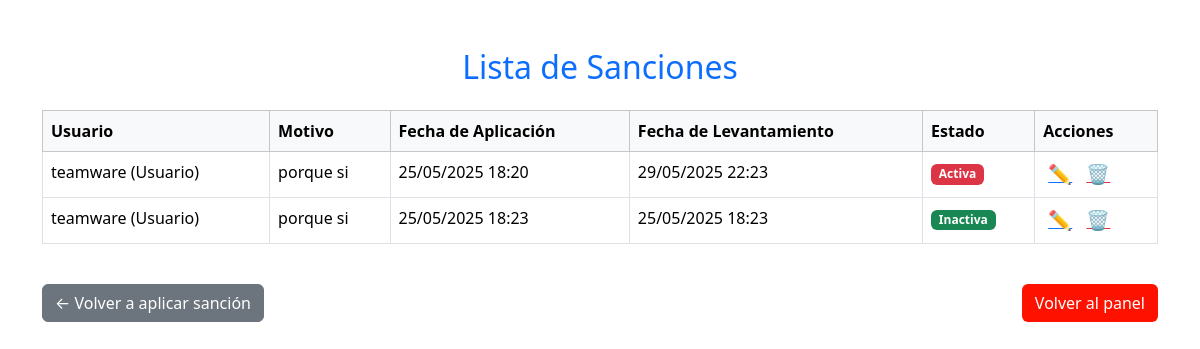
The page /admin-panel/sanciones/ver/ on the database as committed earlier.
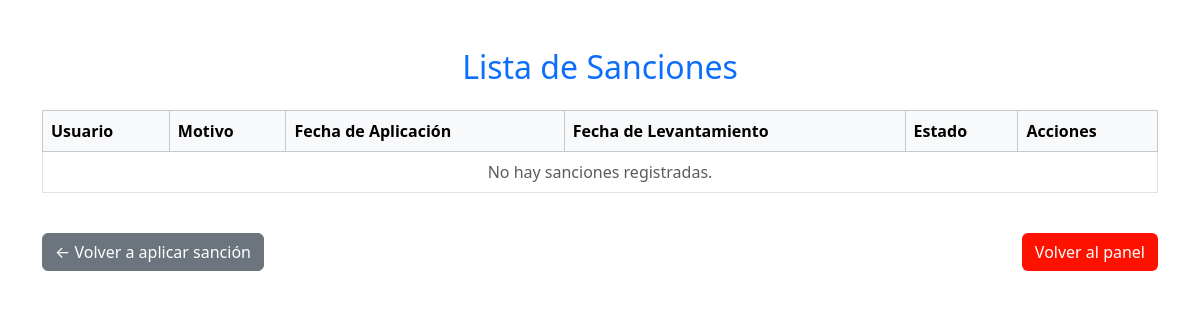
The same page on the database as committed later.
### sistema/models.py (models this page shows, shortened)
class Sancion(models.Model):
    usuario = models.ForeignKey('Usuario', on_delete=models.CASCADE, related_name='sanciones')
    motivo = models.CharField(max_length=200)
    fecha_aplicacion = models.DateTimeField(auto_now_add=True)
    fecha_levantamiento = models.DateTimeField(null=True, blank=True)
    @property
    def esta_activa(self):
        if self.fecha_levantamiento is None:
            return True
        return self.fecha_levantamiento > timezone.now()

class Usuario(AbstractUser): #Usuario: TeamWare Contraseña: alejo123
    ROL_CHOICES = [
        ('admin', 'Administrador'),
        ('usuario', 'Usuario'),
    ]
    rol = models.CharField(max_length=20, choices=ROL_CHOICES, default='usuario')
    def __str__(self):
        return f"{self.username} ({self.get_rol_display()})"

### sistema/views.py (the view)
# urls.py: path('admin-panel/sanciones/ver/', views.ver_sanciones, name='ver_sanciones'),
def ver_sanciones(request):
    sanciones = Sancion.objects.select_related('usuario').all()
    return render(request, 'ver_sanciones.html', {'sanciones': sanciones})

### sistema/templates/ver_sanciones.html (shortened to what this page needs)
<!DOCTYPE html>
<html lang="es">
<head>
    <link href="https://cdn.jsdelivr.net/npm/bootstrap@5.3.3/dist/css/bootstrap.min.css" rel="stylesheet">
</head>
<body>
    <div class="container mt-5">
        <h2 class="text-center text-primary mb-4">Lista de Sanciones</h2>
        <div class="table-responsive">
            <table class="table table-bordered table-hover bg-white">
                <thead class="table-light">
                    <tr>
                        <th>Usuario</th>
                        <th>Motivo</th>
                        <th>Fecha de Aplicación</th>
                        <th>Fecha de Levantamiento</th>
                        <th>Estado</th>
                        <th>Acciones</th>
                    </tr>
                </thead>
                <tbody>
                    {% for sancion in sanciones %}
                    <tr>
                        <td>{{ sancion.usuario }}</td>
                        <td>{{ sancion.motivo }}</td>
                        <td>{{ sancion.fecha_aplicacion|date:"d/m/Y H:i" }}</td>
                        <td>
                            {% if sancion.fecha_levantamiento %}
                                {{ sancion.fecha_levantamiento|date:"d/m/Y H:i" }}
                            {% else %}
                                Indefinida
                            {% endif %}
                        </td>
                        <td>
                            {% if sancion.esta_activa %}
                                <span class="badge text-bg-danger">Activa</span>
                            {% else %}
                                <span class="badge text-bg-success">Inactiva</span>
                            {% endif %}
                        </td>
                        <td>
                            <a href="{% url 'editar_sancion' sancion.id %}" class="text-primary icon-btn" title="Editar">✏️</a>
                            <a href="{% url 'eliminar_sancion' sancion.id %}" class="text-danger icon-btn" title="Eliminar"
                               onclick="return confirm('¿Estás seguro de eliminar esta sanción?')">🗑️</a>
                        </td>
                    </tr>
                    {% empty %}
                    <tr>
                        <td colspan="6" class="text-center text-muted">No hay sanciones registradas.</td>
                    </tr>
                    {% endfor %}
                </tbody>
            </table>
        </div>
        <div class="d-flex justify-content-between mt-4">
            <a href="{% url 'aplicar_sancion' %}" class="btn btn-secondary">← Volver a aplicar sanción</a>
            <a href="{% url 'panel_administrador' %}" class="btn btn-morado">Volver al panel</a>
        </div>
    </div>
</body>
</html>

Rows that differ between the two databases and show on the page:
removed Sancion: usuario "teamware (Usuario)", motivo "porque si", fecha_aplicacion "25/05/2025 18:20", fecha_levantamiento "29/05/2025 22:23", shows "Activa"
removed Sancion: usuario "teamware (Usuario)", motivo "porque si", fecha_aplicacion "25/05/2025 18:23", fecha_levantamiento "25/05/2025 18:23", shows "Inactiva"
Other text that changed with them:
text now shown: "No hay sanciones registradas."
